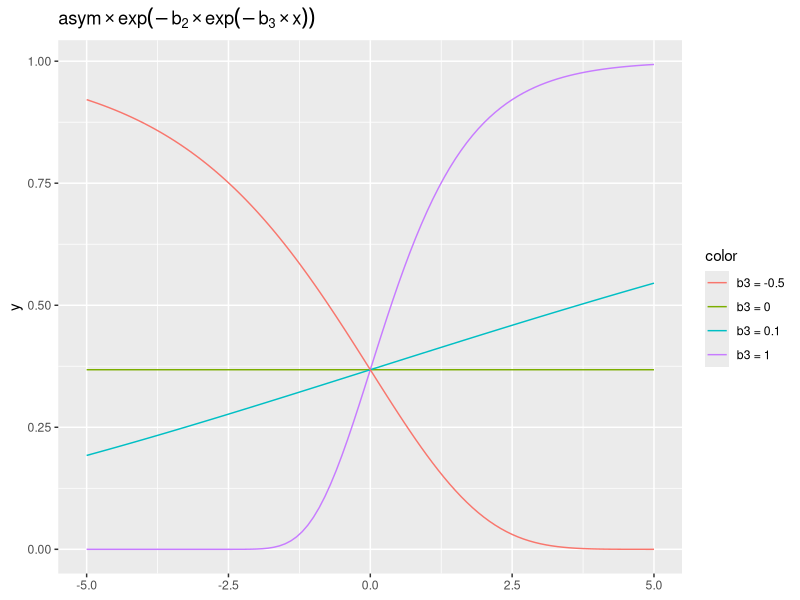
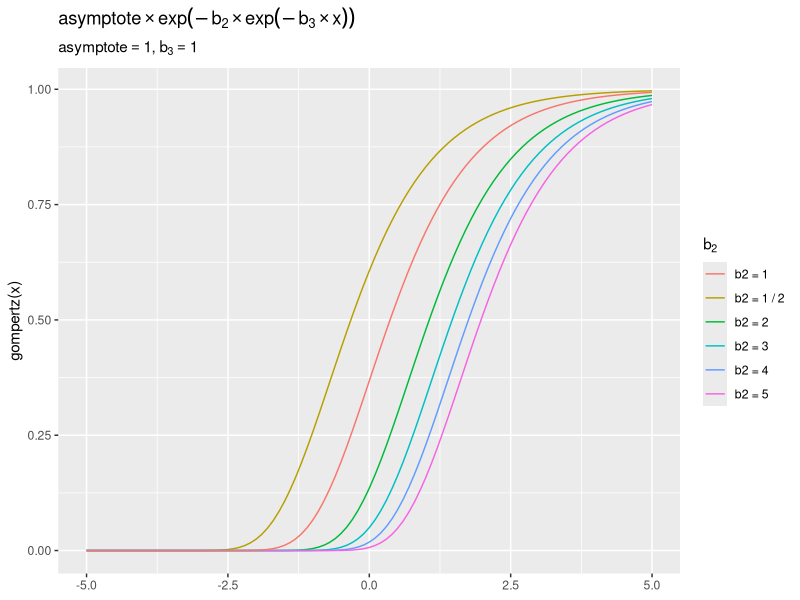
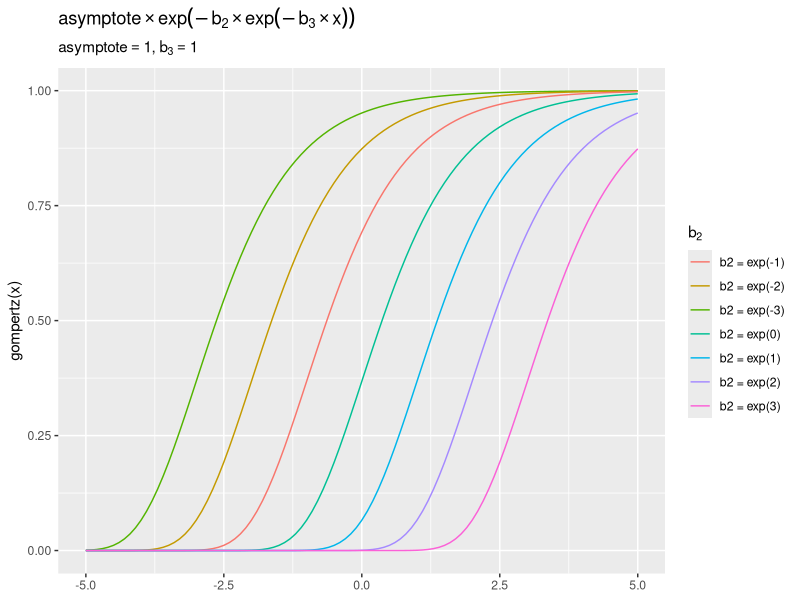
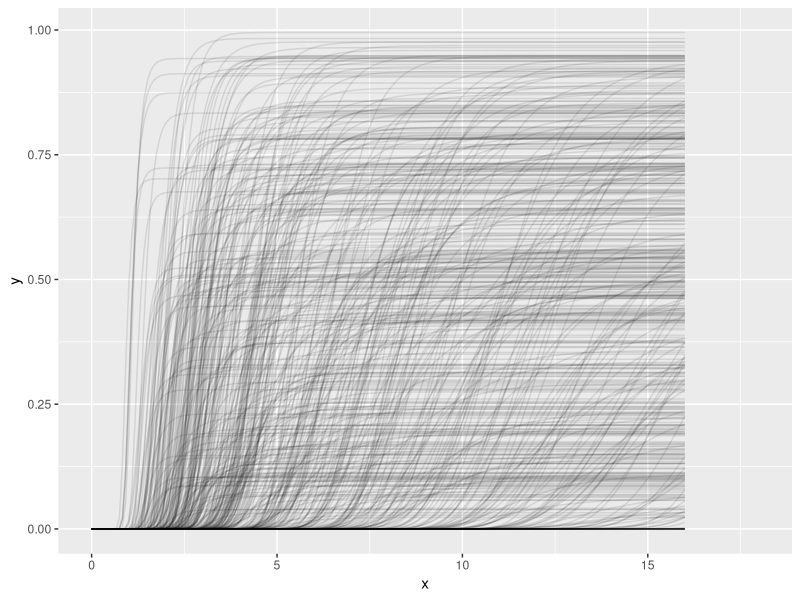
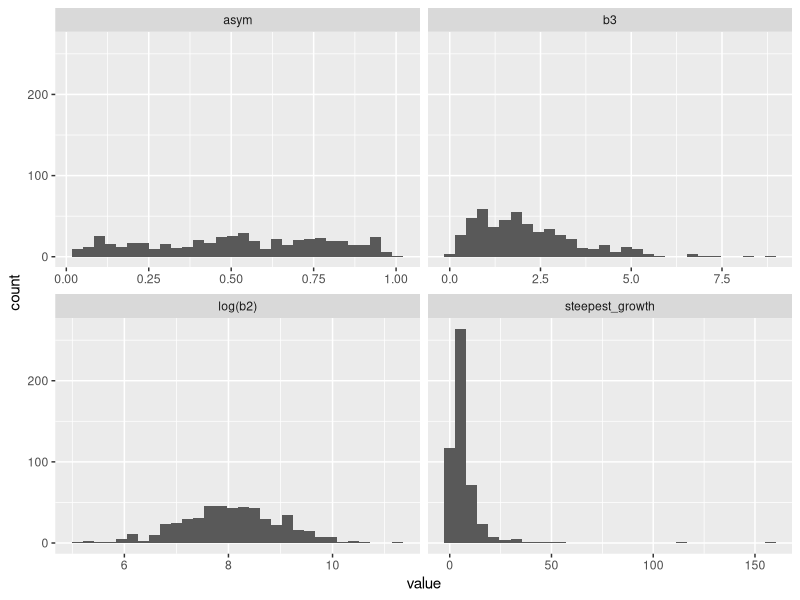

Write R code to recreate these figures, in order.
## ---- chunk 1
library(tidyverse)
# fit <- targets::tar_read(fit)
# fit
## ---- chunk 2
library(tidyverse)

gompertz <- function(xs, asym, b2, b3) {
  asym * exp(-b2 * exp(-b3 * xs))
}

# Make a quick ggplot2 layer of the gompertz function
stat_gompertz <- function(focus, asym, b2, b3, ...) {
  # show what i typed, not the values
  b2 <- rlang::enexpr(b2)
  asym <- rlang::enexpr(asym)
  b3 <- rlang::enexpr(b3)
  labs <- list(
    asym = rlang::expr_deparse(asym), 
    b2 = rlang::expr_deparse(b2), 
    b3 = rlang::expr_deparse(b3)
  )
  rlang::dots_list(asym, b2, b3, .named = TRUE)
  color <- sprintf("%s = %s", focus, labs[[focus]])
  stat_function(
    aes(color = color),
    fun = gompertz, 
    args = rlang::inject(list(asym = !! asym, b2 = !! b2, b3 = !! b3)),
    ...
  )
}

ggplot() + 
  xlim(-5, 5) +
  stat_gompertz("b3", 1, 1, 1) +
  stat_gompertz("b3", 1, 1, 0) +
  stat_gompertz("b3", 1, 1, .1) + 
  stat_gompertz("b3", 1, 1, -.5) +
  ggtitle(
      expression(asym %*% exp(-b[2] %*% exp(-b[3] %*% x)))
  )
## ---- chunk 3
ggplot() + 
  xlim(-5, 5) +
  stat_gompertz("b2", 1, 1/2, 1) +
  stat_gompertz("b2", 1, 2, 1) +
  stat_gompertz("b2", 1, 3, 1) +
  stat_gompertz("b2", 1, 4, 1) +
  stat_gompertz("b2", 1, 5, 1) +
  stat_gompertz("b2", 1, 1, 1) + 
  ggtitle(
    expression(asymptote %*% exp(-b[2] %*% exp(-b[3] %*% x)))
  ) +
  labs(
    y = "gompertz(x)",
    color = expression(b[2]),
    subtitle = expression(paste(asymptote == 1, ", ", b[3] == 1))
  )
## ---- chunk 4
ggplot() + 
  xlim(-5, 5) +
  stat_gompertz("b2", 1, exp(-3), 1) +
  stat_gompertz("b2", 1, exp(-2), 1) +
  stat_gompertz("b2", 1, exp(-1), 1) +
  stat_gompertz("b2", 1, exp(0), 1) +
  stat_gompertz("b2", 1, exp(1), 1) +
  stat_gompertz("b2", 1, exp(2), 1) +
  stat_gompertz("b2", 1, exp(3), 1) +
  ggtitle(
    expression(asymptote %*% exp(-b[2] %*% exp(-b[3] %*% x)))
  ) +
  labs(
    y = "gompertz(x)",
    color = expression(b[2]),
    subtitle = expression(paste(asymptote == 1, ", ", b[3] == 1))
  )
## ---- chunk 5
library(tidyverse)

gompertz <- function(xs, asym, b2, b3) {
  asym * exp(-b2 * exp(-b3 * xs))
}

set.seed(20230504)

asym <- 1
b2 <- rnorm(50, 5, 2)
b3 <- 1
gompertz_grid <- function(xs, asym, b2, b3, expand = TRUE) {
  if (expand) {
  d <- expand.grid(asym = asym, b2 = b2, b3 = b3) |> 
    tibble::rowid_to_column(".draw")
  } else {
    d <- data.frame(asym = asym, b2 = b2, b3 = b3) |> 
      tibble::rowid_to_column(".draw")
  }
  
  expand.grid(.draw = d$.draw, x = xs) |> 
    dplyr::left_join(d, by = ".draw", relationship = "many-to-many") |> 
    dplyr::mutate(
      y = gompertz(x, asym, b2, b3)
    )
}


xs <- 0:192
x <- (xs / 12)

d <- gompertz_grid(
  x, 
  asym = plogis(rnorm(500, 0, 1.5)),
  b2 = rlnorm(500, 8, 1),
  b3 = rgamma(500, 2, 1),
  expand = FALSE
)

d_draw <- d |> 
  distinct(.draw, asym, b2, b3) |> 
  mutate(
    steepest_growth = log(b2) / b3,
    `log(b2)` = log(b2)
  ) |> 
  select(-b2) |> 
  tidyr::pivot_longer(-.draw)

library(patchwork)
ggplot(d) + 
  aes(x = x, y = y) + 
  geom_line(aes(group = .draw), alpha = .1) +
  xlim(0, 18) 
    
ggplot(d_draw) + 
  aes(x = value) + 
  geom_histogram() +
  facet_wrap("name", scales = "free_x")
